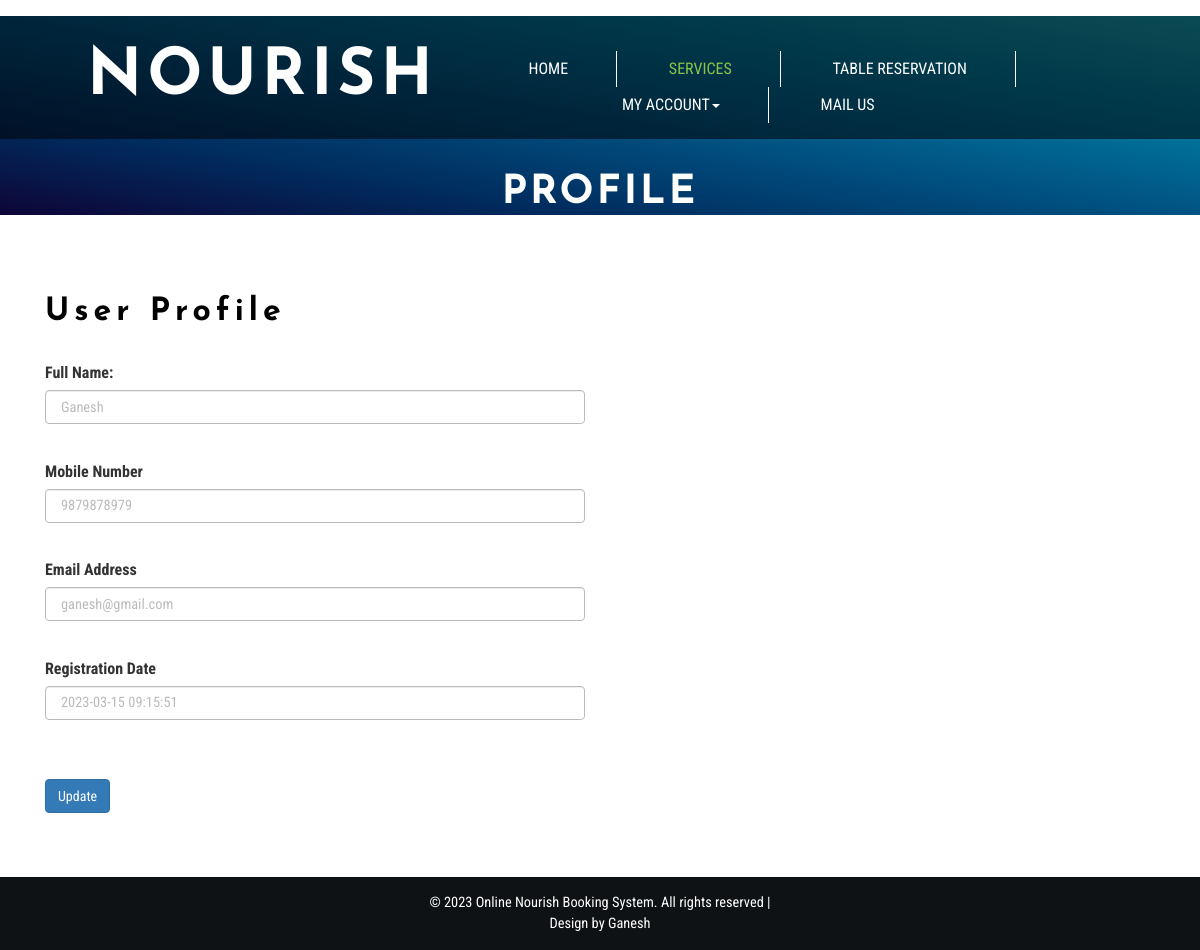
The app's page /profile.php (signed in) with its own data.
### tables this page shows
CREATE TABLE `tbluser` (
  `ID` int(10) NOT NULL,
  `FullName` varchar(200) DEFAULT NULL,
  `MobileNumber` bigint(10) DEFAULT NULL,
  `Email` varchar(200) DEFAULT NULL,
  `Password` varchar(200) DEFAULT NULL,
  `RegDate` timestamp NULL DEFAULT current_timestamp()
);

### profile.php (the view, shortened to what this page needs)
<?php
if (strlen($_SESSION['obbsuid']==0)) {
  header('location:logout.php');
  } else{
  ?>
<!DOCTYPE html>
<html lang="en">
<head>
<link href="css/bootstrap.css" rel="stylesheet" type="text/css" media="all" />
<link rel="stylesheet" href="css/style.css" type="text/css" media="all" />
<link href="css/font-awesome.css" rel="stylesheet">
</head>
<body>
	<div class="banner jarallax">
		<div class="agileinfo-dot">
			<?php include_once('includes/header.php');?>
			<div class="wthree-heading">
				<h2>Profile</h2>
			</div>
		</div>
	<div class="contact">
		<div class="container">
			<div class="agile-contact-form">
				<div class="col-md-6 contact-form-right">
					<div class="contact-form-top">
						<h3>User Profile </h3>
					</div>
					<div class="agileinfo-contact-form-grid">
						<form method="post">
							 <?php
$uid=$_SESSION['obbsuid'];
$sql="SELECT * from  tbluser where ID=:uid";
$query = $dbh -> prepare($sql);
$query->bindParam(':uid',$uid,PDO::PARAM_STR);
$query->execute();
$results=$query->fetchAll(PDO::FETCH_OBJ);
$cnt=1;
if($query->rowCount() > 0)
{
foreach($results as $row)
{               ?><div class="form-group row">
                                                <label class="col-form-label col-md-4">Full Name:</label>
                                    <div class="col-md-12">
                                        <input type="text" value="<?php  echo $row->FullName;?>" name="fname" required="true" class="form-control" >
                                    </div></div>
                                                <div class="form-group row">
                                    <label class="col-form-label col-md-4">Mobile Number</label>
                                    <div class="col-md-12">
                                        <input type="text" name="mobno" class="form-control" required="true" maxlength="10" pattern="[0-9]+" value="<?php  echo $row->MobileNumber;?>">
                                    </div>
                                </div>
                                                 <div class="form-group row">
                                    <label class="col-form-label col-md-4">Email Address</label>
                                    <div class="col-md-12">
                                        <input type="email" class="form-control" value="<?php  echo $row->Email;?>" name="email" required="true" readonly title="Email can't be edit">
                                    </div>
                                </div>
                                                <div class="form-group row">
                                    <label class="col-form-label col-md-4">Registration Date</label>
                                    <div class="col-md-12">
                                        <input type="text" value="<?php  echo $row->RegDate;?>" class="form-control" name="password" readonly="true">
                                    </div>
                                </div><?php $cnt=$cnt+1;}} ?>
                                              <br>
                                                <div class="tp">
                                                     <button type="submit" class="btn btn-primary" name="submit">Update</button>
                                                </div>
                                            </form>
					</div>
				</div>
				<div class="clearfix"> </div>
			</div>
		</div>
	</div>
	<?php include_once('includes/footer.php');?>
</body>
</html><?php }  ?>

### css/style.css (style rules this page uses)
html, body { font-size: 100%; font-family: 'Roboto Condensed', sans-serif; }
body { background:#FFFFFF; }
.banner { background: url(../images/1.jpg) no-repeat 0px 147px; background-size: cover; background-image: linear-gradient(to right top, #0e0537, #002d5f, #005383, #007ba1, #16a4b9); }
.jarallax { position: relative; background-size: cover; background-repeat: no-repeat; background-position: 50% 50%; }
.banner-bottom,.services,.services-bottom,footer,.about-top,.agile-dot,.team,.gallery,.codes,.typography,.contact,.single { padding:4em 0; }
.agile-heading h3,.advantages-top h3,h2.agileits-icons-title, h3.agileits-icons-title,.w3layouts-contact-form-top h3,.contact-form-top h3,.w3agile-map h3,.agileits_three_comments h3, .w3_leave_comment h3 { color: #FFFFFF; font-size: 2em; letter-spacing: 5px; font-weight: 800; margin: 0; text-align: center; font-family: 'Josefin Sans', sans-serif; }
.wthree-heading { margin: 2em 0 1em; }
.wthree-heading h2 { color: #ffffff; font-size: 2.5em; text-align: center; margin: 0; letter-spacing: 3px; font-weight: 800; text-transform: uppercase; font-family: 'Josefin Sans', sans-serif; }
.w3layouts-contact-form-top h3,.contact-form-top h3,.w3agile-map h3 { color:#000000; text-align:left; }
.agileinfo-contact-form-grid { margin: 2em 0 0 0; }
.agileinfo-contact-form-grid input[type="text"],.agileinfo-contact-form-grid input[type="email"] { display: inline-block; background: none; border: 1.5px solid #BBBBBB; width: 100%; outline: none; padding: 10px 15px 10px 15px; font-size: .9em; color: #BBBBBB; margin-bottom: 1.5em; }
.agileinfo-contact-form-grid input[type="password"],.agileinfo-contact-form-grid input[type="email"] { display: inline-block; background: none; border: 1.5px solid #BBBBBB; width: 100%; outline: none; padding: 10px 15px 10px 15px; font-size: .9em; color: #BBBBBB; margin-bottom: 1.5em; }

### records on screen
tbluser: fname "Ganesh", mobno "9879878979", email "ganesh@gmail.com", password "2023-03-15 09:15:51"
